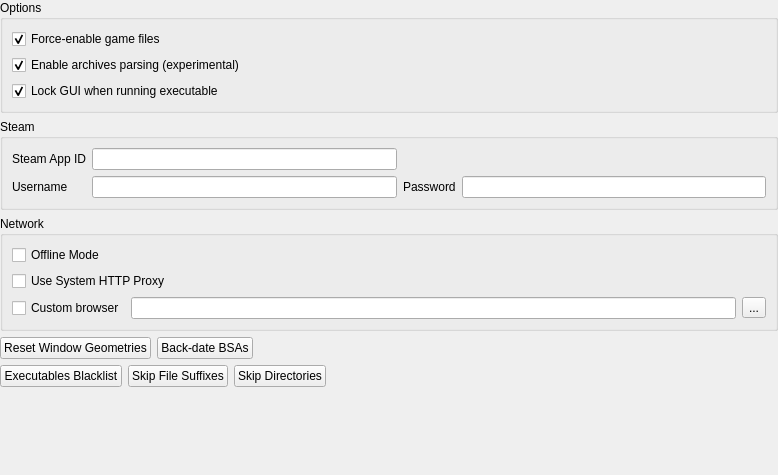
         <widget class="QWidget" name="workaroundScrollAreaWidgetContents">
          <property name="geometry">
           <rect>
            <x>0</x>
            <y>0</y>
            <width>778</width>
            <height>475</height>
           </rect>
          </property>
          <property name="autoFillBackground">
           <bool>false</bool>
          </property>
          <layout class="QVBoxLayout" name="verticalLayout_6">
           <property name="leftMargin">
            <number>0</number>
           </property>
           <property name="topMargin">
            <number>0</number>
           </property>
           <property name="rightMargin">
            <number>0</number>
           </property>
           <property name="bottomMargin">
            <number>0</number>
           </property>
           <item>
            <widget class="QGroupBox" name="workaroundsOptionsBox">
             <property name="title">
              <string>Options</string>
             </property>
             <layout class="QVBoxLayout" name="verticalLayout_23">
              <property name="leftMargin">
               <number>9</number>
              </property>
              <property name="topMargin">
               <number>9</number>
              </property>
              <property name="rightMargin">
               <number>9</number>
              </property>
              <property name="bottomMargin">
               <number>9</number>
              </property>
              <item>
               <widget class="QCheckBox" name="forceEnableBox">
                <property name="toolTip">
                 <string>If checked, files (i.e. esps, esms and bsas) belonging to the core game can not be disabled in the UI. (default: on)</string>
                </property>
                <property name="whatsThis">
                 <string>If checked, files (i.e. esps, esms and bsas) belonging to the core game can not be disabled in the UI. (default: on)
Uncheck this if you want to use Mod Organizer with total conversions (like Nehrim) but be aware that the game will crash if required files are not enabled.</string>
                </property>
                <property name="text">
                 <string>Force-enable game files</string>
                </property>
                <property name="checked">
                 <bool>true</bool>
                </property>
               </widget>
              </item>
              <item>
               <widget class="QCheckBox" name="enableArchiveParsingBox">
                <property name="toolTip">
                 <string>Enable parsing of Archives. This is an Experimental Feature. Has negative effects on performance and known incorrectness.</string>
                </property>
                <property name="whatsThis">
                 <string>&lt;html&gt;&lt;head/&gt;&lt;body&gt;&lt;p&gt;By default, MO will parse archive files (BSA, BA2) to calculate conflicts between the contents of the archive files and other loose files. This process has a noticeable cost in performance.&lt;/p&gt;&lt;p&gt;This feature should not be confused with the archive management feature offered by MO1. MO2 will only show conflicts with archives and will NOT load them into the game or program.&lt;/p&gt;&lt;p&gt;If you disable this feature, MO will only display conflicts between loose files.&lt;/p&gt;&lt;/body&gt;&lt;/html&gt;</string>
                </property>
                <property name="text">
                 <string>Enable archives parsing (experimental)</string>
                </property>
                <property name="checked">
                 <bool>true</bool>
                </property>
               </widget>
              </item>
              <item>
               <widget class="QCheckBox" name="lockGUIBox">
                <property name="toolTip">
                 <string>Disable this to prevent the GUI from being locked when running an executable.  This may result in abnormal behavior.</string>
                </property>
                <property name="whatsThis">
                 <string>Disable this to prevent the GUI from being locked when running an executable.  This may result in abnormal behavior.</string>
                </property>
                <property name="text">
                 <string>Lock GUI when running executable</string>
                </property>
                <property name="checked">
                 <bool>true</bool>
                </property>
               </widget>
              </item>
             </layout>
            </widget>
           </item>
           <item>
            <widget class="QGroupBox" name="groupBox_12">
             <property name="title">
              <string>Steam</string>
             </property>
             <layout class="QGridLayout" name="gridLayout_7">
              <item row="1" column="1">
               <widget class="QLineEdit" name="steamUserEdit"/>
              </item>
              <item row="1" column="2">
               <widget class="QLabel" name="label_20">
                <property name="text">
                 <string>Password</string>
                </property>
               </widget>
              </item>
              <item row="1" column="3">
               <widget class="QLineEdit" name="steamPassEdit">
                <property name="echoMode">
                 <enum>QLineEdit::Password</enum>
                </property>
               </widget>
              </item>
              <item row="1" column="0">
               <widget class="QLabel" name="label_19">
                <property name="text">
                 <string>Username</string>
                </property>
               </widget>
              </item>
              <item row="0" column="0">
               <widget class="QLabel" name="label_4">
                <property name="text">
                 <string>Steam App ID</string>
                </property>
               </widget>
              </item>
              <item row="0" column="1">
               <widget class="QLineEdit" name="appIDEdit">
                <property name="toolTip">
                 <string>The Steam AppID for your game</string>
                </property>
                <property name="whatsThis">
                 <string>&lt;!DOCTYPE HTML PUBLIC &quot;-//W3C//DTD HTML 4.0//EN&quot; &quot;http://www.w3.org/TR/REC-html40/strict.dtd&quot;&gt;
&lt;html&gt;&lt;head&gt;&lt;meta name=&quot;qrichtext&quot; content=&quot;1&quot; /&gt;&lt;style type=&quot;text/css&quot;&gt;
p, li { white-space: pre-wrap; }
&lt;/style&gt;&lt;/head&gt;&lt;body style=&quot; font-family:'MS Shell Dlg 2'; font-size:8.25pt; font-weight:400; font-style:normal;&quot;&gt;
&lt;p style=&quot; margin-top:0px; margin-bottom:0px; margin-left:0px; margin-right:0px; -qt-block-indent:0; text-indent:0px;&quot;&gt;&lt;span style=&quot; font-size:8pt;&quot;&gt;The Steam App ID is required to directly start some games. For Skyrim, if this is not set or wrong, the &amp;quot;Mod Organizer&amp;quot; load mechanism may not work properly.&lt;/span&gt;&lt;/p&gt;
&lt;p style=&quot; margin-top:0px; margin-bottom:0px; margin-left:0px; margin-right:0px; -qt-block-indent:0; text-indent:0px;&quot;&gt;&lt;span style=&quot; font-size:8pt;&quot;&gt;The preset for this is the App ID of the &amp;quot;regular&amp;quot; version so in most cases, you should be set.&lt;/span&gt;&lt;/p&gt;
&lt;p style=&quot; margin-top:0px; margin-bottom:0px; margin-left:0px; margin-right:0px; -qt-block-indent:0; text-indent:0px;&quot;&gt;&lt;span style=&quot; font-size:8pt;&quot;&gt;If you think you have a different version (GotY or something), follow these steps to get to the id:&lt;/span&gt;&lt;/p&gt;
&lt;p style=&quot; margin-top:0px; margin-bottom:0px; margin-left:0px; margin-right:0px; -qt-block-indent:0; text-indent:0px;&quot;&gt;&lt;span style=&quot; font-size:8pt;&quot;&gt;1. Navigate to the game library in steam&lt;/span&gt;&lt;/p&gt;
&lt;p style=&quot; margin-top:0px; margin-bottom:0px; margin-left:0px; margin-right:0px; -qt-block-indent:0; text-indent:0px;&quot;&gt;&lt;span style=&quot; font-size:8pt;&quot;&gt;2. right-click on the game you need the id for and choose &lt;/span&gt;&lt;span style=&quot; font-size:8pt; font-weight:600;&quot;&gt;Create desktop shortcut&lt;/span&gt;&lt;/p&gt;
&lt;p style=&quot; margin-top:0px; margin-bottom:0px; margin-left:0px; margin-right:0px; -qt-block-indent:0; text-indent:0px;&quot;&gt;&lt;span style=&quot; font-size:8pt;&quot;&gt;3. right-click on the newly created shortcut on your desktop and select &lt;/span&gt;&lt;span style=&quot; font-size:8pt; font-weight:600;&quot;&gt;Properties&lt;/span&gt;&lt;/p&gt;
&lt;p style=&quot; margin-top:0px; margin-bottom:0px; margin-left:0px; margin-right:0px; -qt-block-indent:0; text-indent:0px;&quot;&gt;&lt;span style=&quot; font-size:8pt;&quot;&gt;4. in the URL-field you should see something like this: &lt;/span&gt;&lt;span style=&quot; font-size:8pt; font-style:italic;&quot;&gt;steam://rungameid/22380&lt;/span&gt;&lt;/p&gt;
&lt;p style=&quot; margin-top:0px; margin-bottom:0px; margin-left:0px; margin-right:0px; -qt-block-indent:0; text-indent:0px;&quot;&gt;&lt;span style=&quot; font-size:8pt;&quot;&gt;22380 is the id you're looking for.&lt;/span&gt;&lt;/p&gt;&lt;/body&gt;&lt;/html&gt;</string>
                </property>
               </widget>
              </item>
             </layout>
            </widget>
           </item>
           <item>
            <widget class="QGroupBox" name="groupBox">
             <property name="minimumSize">
              <size>
               <width>0</width>
               <height>100</height>
              </size>
             </property>
             <property name="title">
              <string>Network</string>
             </property>
             <layout class="QVBoxLayout" name="verticalLayout_22">
              <item>
               <widget class="QCheckBox" name="offlineBox">
                <property name="statusTip">
                 <string>Disable automatic internet features</string>
                </property>
                <property name="whatsThis">
                 <string>Disable automatic internet features. This does not affect features that are explicitly invoked by the user (like checking mods for updates, endorsing, opening the web browser)</string>
                </property>
                <property name="text">
                 <string>Offline Mode</string>
                </property>
               </widget>
              </item>
              <item>
               <widget class="QCheckBox" name="proxyBox">
                <property name="statusTip">
                 <string>Use a proxy for network connections.</string>
                </property>
                <property name="whatsThis">
                 <string>Use a proxy for network connections. This uses the system-wide settings which can be configured in Internet Explorer. Please note that MO will start up a few seconds slower on some systems when using a proxy.</string>
                </property>
                <property name="text">
                 <string>Use System HTTP Proxy</string>
                </property>
               </widget>
              </item>
              <item>
               <widget class="QWidget" name="widget_7" native="true">
                <layout class="QHBoxLayout" name="horizontalLayout_9">
                 <property name="leftMargin">
                  <number>0</number>
                 </property>
                 <property name="topMargin">
                  <number>0</number>
                 </property>
                 <property name="rightMargin">
                  <number>0</number>
                 </property>
                 <property name="bottomMargin">
                  <number>0</number>
                 </property>
                 <item>
                  <widget class="QCheckBox" name="useCustomBrowser">
                   <property name="toolTip">
                    <string>Use &quot;%1&quot; as a placeholder for the URL.</string>
                   </property>
                   <property name="statusTip">
                    <string>Use &quot;%1&quot; as a placeholder for the URL.</string>
                   </property>
                   <property name="whatsThis">
                    <string>Use &quot;%1&quot; as a placeholder for the URL.</string>
                   </property>
                   <property name="text">
                    <string>Custom browser</string>
                   </property>
                  </widget>
                 </item>
                 <item>
                  <widget class="QLineEdit" name="browserCommand">
                   <property name="toolTip">
                    <string>Use &quot;%1&quot; as a placeholder for the URL.</string>
                   </property>
                   <property name="statusTip">
                    <string>Use &quot;%1&quot; as a placeholder for the URL.</string>
                   </property>
                   <property name="whatsThis">
                    <string>Use &quot;%1&quot; as a placeholder for the URL.</string>
                   </property>
                  </widget>
                 </item>
                 <item>
                  <widget class="QToolButton" name="browseCustomBrowser">
                   <property name="text">
                    <string>...</string>
                   </property>
                  </widget>
                 </item>
                </layout>
               </widget>
              </item>
             </layout>
            </widget>
           </item>
           <item>
            <widget class="QWidget" name="widget_12" native="true">
             <layout class="QHBoxLayout" name="horizontalLayout">
              <property name="leftMargin">
               <number>0</number>
              </property>
              <property name="topMargin">
               <number>0</number>
              </property>
              <property name="rightMargin">
               <number>0</number>
              </property>
              <property name="bottomMargin">
               <number>0</number>
              </property>
              <item>
               <widget class="QPushButton" name="resetGeometryBtn">
                <property name="toolTip">
                 <string>Resets the window geometries for all windows.  This can be useful if a window becomes too small or too large, if a column becomes too thin or too wide, and in similar situations.</string>
                </property>
                <property name="whatsThis">
                 <string>Resets the window geometries for all windows.  This can be useful if a window becomes too small or too large, if a column becomes too thin or too wide, and in similar situations.</string>
                </property>
                <property name="text">
                 <string>Reset Window Geometries</string>
                </property>
               </widget>
              </item>
              <item>
               <widget class="QPushButton" name="bsaDateBtn">
                <property name="toolTip">
                 <string>
                          For Skyrim, this can be used instead of Archive Invalidation. It should make AI redundant for all Profiles.
                          For the other games this is not a sufficient replacement for AI!
                        </string>
                </property>
                <property name="whatsThis">
                 <string>
                          For Skyrim, this can be used instead of Archive Invalidation. It should make AI redundant for all Profiles.
                          For the other games this is not a sufficient replacement for AI!
                        </string>
                </property>
                <property name="text">
                 <string>Back-date BSAs</string>
                </property>
                <property name="icon">
                 <iconset>
                  <normaloff>:/MO/gui/resources/emblem-readonly.png</normaloff>:/MO/gui/resources/emblem-readonly.png</iconset>
                </property>
               </widget>
              </item>
              <item>
               <spacer name="horizontalSpacer">
                <property name="orientation">
                 <enum>Qt::Orientation::Horizontal</enum>
                </property>
                <property name="sizeHint" stdset="0">
                 <size>
                  <width>40</width>
                  <height>20</height>
                 </size>
                </property>
               </spacer>
              </item>
             </layout>
            </widget>
           </item>
           <item>
            <widget class="QWidget" name="widget_usvfs" native="true">
             <layout class="QHBoxLayout" name="horizontalLayout">
              <property name="leftMargin">
               <number>0</number>
              </property>
              <property name="topMargin">
               <number>0</number>
              </property>
              <property name="rightMargin">
               <number>0</number>
              </property>
              <property name="bottomMargin">
               <number>0</number>
              </property>
              <item>
               <widget class="QPushButton" name="execBlacklistBtn">
                <property name="toolTip">
                 <string>Add executables to the blacklist to prevent them from
accessing the virtual file system. This is useful to prevent
unintended programs from being hooked. Hooking unintended
programs may affect the execution of these programs or the
programs you are intentionally running.</string>
                </property>
                <property name="whatsThis">
                 <string>Add executables to the blacklist to prevent them from accessing the virtual file system.  This is useful to prevent unintended programs from being hooked.  Hooking unintended programs may affect the execution of these programs or the programs you are intentionally running.</string>
                </property>
                <property name="text">
                 <string>Executables Blacklist</string>
                </property>
                <property name="autoDefault">
                 <bool>false</bool>
                </property>
               </widget>
              </item>
              <item>
               <widget class="QPushButton" name="skipFileSuffixBtn">
                <property name="toolTip">
                 <string>Files to skip or ignore from the virtual file system.</string>
                </property>
                <property name="whatsThis">
                 <string>Files to skip or ignore from the virtual file system.</string>
                </property>
                <property name="text">
                 <string>Skip File Suffixes</string>
                </property>
                <property name="autoDefault">
                 <bool>false</bool>
                </property>
               </widget>
              </item>
              <item>
               <widget class="QPushButton" name="skipDirectoriesBtn">
                <property name="toolTip">
                 <string>Directories to skip or ignore from the virtual file system.</string>
                </property>
                <property name="whatsThis">
                 <string>Directories to skip or ignore from the virtual file system.</string>
                </property>
                <property name="text">
                 <string>Skip Directories</string>
                </property>
                <property name="autoDefault">
                 <bool>false</bool>
                </property>
               </widget>
              </item>
              <item>
               <spacer name="horizontalSpacer">
                <property name="orientation">
                 <enum>Qt::Horizontal</enum>
                </property>
                <property name="sizeHint" stdset="0">
                 <size>
                  <width>40</width>
                  <height>20</height>
                 </size>
                </property>
               </spacer>
              </item>
             </layout>
            </widget>
           </item>
           <item>
            <spacer name="verticalSpacer">
             <property name="orientation">
              <enum>Qt::Vertical</enum>
             </property>
             <property name="sizeHint" stdset="0">
              <size>
               <width>20</width>
               <height>40</height>
              </size>
             </property>
            </spacer>
           </item>
          </layout>
         </widget>
